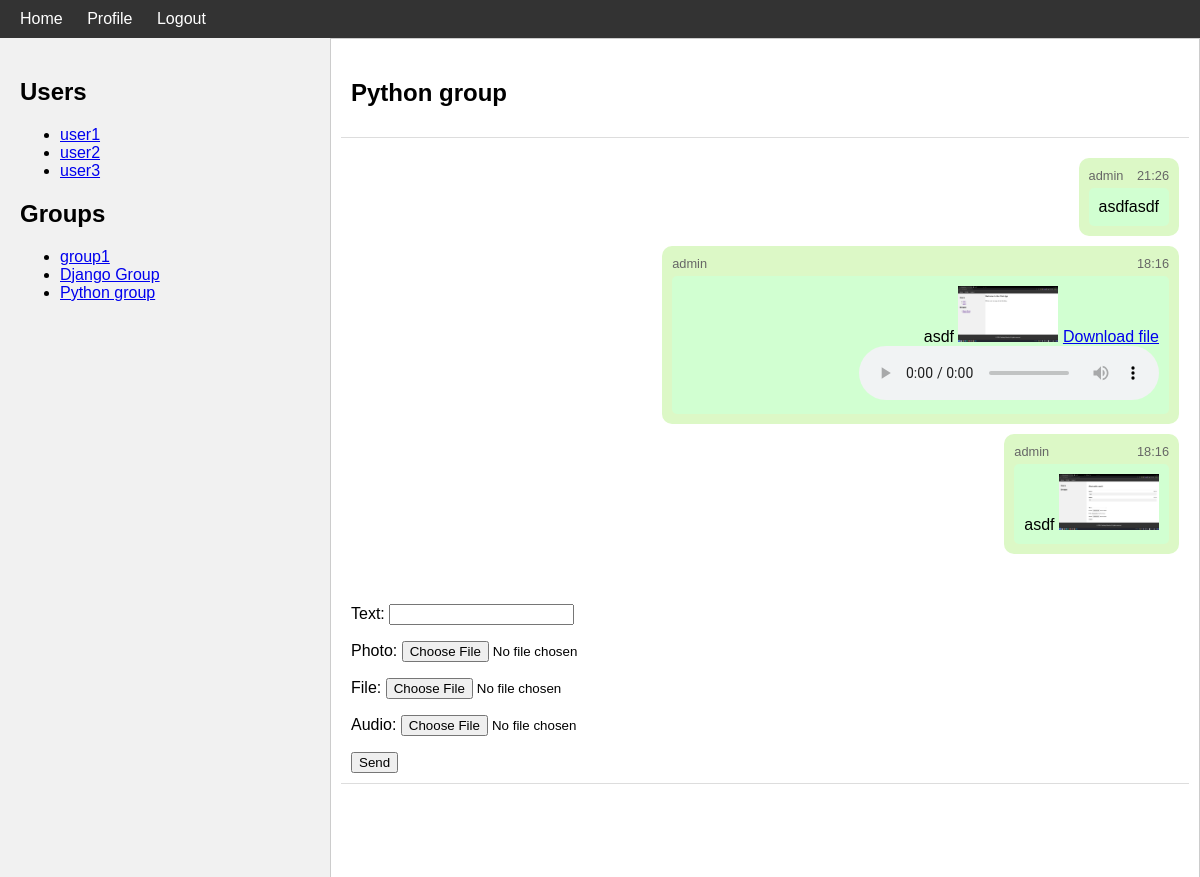
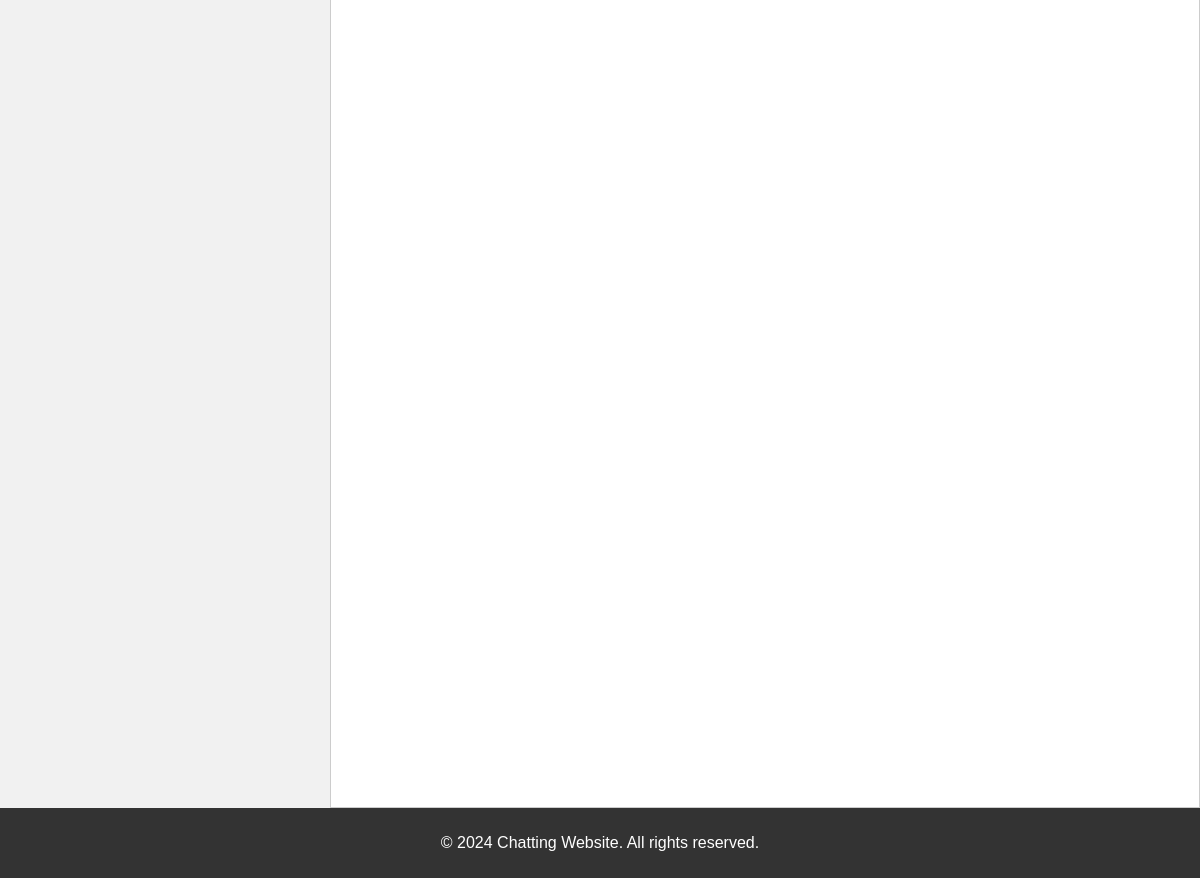
The app's page /chats/group/1/ (signed in) with its own data (2 pictures, top to bottom).
### users/models.py (models this page shows, shortened)
class User(AbstractUser):
    birth_date = models.DateField(null=True, blank=True)
    image = models.ImageField(null=True, blank=True, upload_to='users', default='default/user.png')
    class Meta:
        db_table = 'users'

### message/models.py (models this page shows, shortened)
class Group(models.Model):
    name = models.CharField(max_length=50)
    creator = models.ForeignKey(User, on_delete=models.CASCADE, related_name='created_groups')
    users = models.ManyToManyField(User, related_name='group_memberships')
    admins = models.ManyToManyField(User, related_name='admin_groups')
    messages = models.ManyToManyField(Message, related_name='group_messages')
    timestamp = models.DateTimeField(auto_now_add=True)
    last_message = models.ForeignKey(Message, on_delete=models.SET_NULL, null=True, related_name='last_message_in_group')
    class Meta:
        db_table = 'group'
        ordering = ['-timestamp']

class Message(models.Model):
    text = models.CharField(max_length=500)
    sender = models.ForeignKey(User, on_delete=models.CASCADE, related_name='sent_messages')
    receiver = models.ForeignKey(User, on_delete=models.CASCADE, related_name='received_messages')
    photo = models.ImageField(upload_to='messages/photos', blank=True, null=True)
    file = models.FileField(upload_to='messages/files', blank=True, null=True)
    audio = models.FileField(upload_to='messages/audio', blank=True, null=True)
    timestamp = models.DateTimeField(auto_now_add=True)
    seen = models.BooleanField(default=False)
    class Meta:
        db_table = 'message'
        ordering = ['-timestamp']

### message/views.py (the view, shortened to what this page needs)
# urls.py: path('group/<int:pk>/', GroupChatView.as_view(), name='group_chat'),
class GroupChatView(LoginRequiredMixin, UserPassesTestMixin, DetailView):
    model = Group
    template_name = 'message/group_chat.html'
    context_object_name = 'group'
    def test_func(self):
        group = self.get_object()
        return self.request.user in group.users.all()
    def get_context_data(self, **kwargs):
        context = super().get_context_data(**kwargs)
        context['messages'] = self.get_object().messages.all().order_by('-timestamp')
        context['form'] = MessageForm()
        context['users'] = User.objects.exclude(id=self.request.user.id)
        context['groups'] = Group.objects.filter(users=self.request.user)
        return context

### message/forms.py
class MessageForm(forms.ModelForm):
    class Meta:
        model = Message
        fields = ['text', 'photo', 'file', 'audio']

### templates/message/group_chat.html (shortened to what this page needs)
{% extends "base.html" %}
{% block content %}
<div class="chat-window">
    <div class="chat-header">
        <h2>{{ group.name }}</h2>
    </div>
    <div class="chat-messages">
        {% for message in messages %}
        <div class="message {% if message.sender == request.user %}sent{% else %}received{% endif %}">
            <div class="message-info">
                <span class="sender">{{ message.sender.username }}</span>
                <span class="timestamp">{{ message.timestamp|date:"H:i" }}</span>
            </div>
            <div class="message-text">
                {{ message.text }}
                {% if message.photo %}
                <img src="{{ message.photo.url }}" alt="Image" style="max-width: 100px; max-height: 100px;">
                {% endif %}
                {% if message.file %}
                <a href="{{ message.file.url }}">Download file</a>
                {% endif %}
                {% if message.audio %}
                <audio controls>
                    <source src="{{ message.audio.url }}" type="audio/mpeg">
                </audio>
                {% endif %}
            </div>
        </div>
        {% endfor %}
    </div>
    <div class="chat-input">
        <form method="post" enctype="multipart/form-data">
            {{ form.as_p }}
            <button type="submit">Send</button>
        </form>
    </div>
</div>
{% endblock content %}

### templates/base.html (shortened to what this page needs)
<!DOCTYPE html>
<html lang="en">
<head>
</head>
<body>
    <nav>
        <a href="{% url 'home:home-page' %}">Home</a>
        {% if request.user.is_authenticated %}
            <a href="{% url 'users:profile' %}">Profile</a>
            <a href="{% url 'users:logout' %}">Logout</a>
        {% else %}
            <a href="{% url 'users:register' %}">Register</a>
            <a href="{% url 'users:login' %}">Login</a>
        {% endif %}
    </nav>
    <div class="container">
        <div class="sidebar">
            <h2>Users</h2>
            <ul>
                {% for user in users %}
                <li>
                    <a href="{% url 'message:user_message_view' user.id %}">{{ user.username }}</a>
                </li>
                {% endfor %}
            </ul>
            <h2>Groups</h2>
            <ul>
                {% for group in groups %}
                <li>
                    <a href="{% url 'message:group_chat' group.id %}">{{ group.name }}</a>
                </li>
                {% endfor %}
            </ul>
        </div>
        <div class="main-content">
            {% block content %}
            {% endblock content %}
        </div>
    </div>
    <footer>
        <p>&copy; 2024 Chatting Website. All rights reserved.</p>
    </footer>
</body>
</html>

### templates/base.html (style rules this page uses)
body { font-family: Arial, sans-serif; margin: 0; padding: 0; display: flex; height: 100vh; flex-direction: column; }
nav { background-color: #333; color: white; padding: 10px; }
nav a { color: white; margin: 0 10px; text-decoration: none; }
.container { display: flex; width: 100%; height: 100%; }
.sidebar { width: 25%; background-color: #f1f1f1; padding: 20px; overflow-y: auto; }
.main-content { width: 75%; display: flex; flex-direction: column; }
.chat-window { flex: 1; display: flex; flex-direction: column; border-left: 1px solid #ddd; padding: 20px; overflow-y: auto; }
.chat-header, .chat-input { padding: 10px; border-bottom: 1px solid #ddd; }
.chat-messages { flex: 1; padding: 10px; overflow-y: auto; }
.message { margin-bottom: 15px; }
.message-info { display: flex; justify-content: space-between; margin-bottom: 5px; }
.message-text { padding: 10px; border-radius: 5px; background-color: #f1f1f1; }
.message.sent .message-text { background-color: #d1ffd1; align-self: flex-end; }
footer { background-color: #333; color: white; text-align: center; padding: 10px 0; }

### templates/message/group_chat.html (style rules this page uses)
.chat-window { border: 1px solid #ccc; padding: 10px; }
.chat-messages { max-height: 400px; overflow-y: auto; margin-bottom: 10px; }
.message { margin: 10px 0; padding: 10px; border-radius: 10px; width: fit-content; max-width: 60%; }
.message.sent { background-color: #dcf8c6; margin-left: auto; text-align: right; }
.message-info { font-size: 0.8em; color: #666; }
.message-text { margin-top: 5px; }
.chat-input { margin-top: 10px; }

### records on screen
User: username "user1"
User: username "user2"
User: username "user3"
Group: name "group1"
Group: name "Django Group"
Group: name "Python group"
Message: sender.username "admin", timestamp "21:26", text "asdfasdf"
Message: sender.username "admin", timestamp "18:16", text "asdf", photo (picture)
Message: sender.username "admin", timestamp "18:16", text "asdf", photo (picture)
